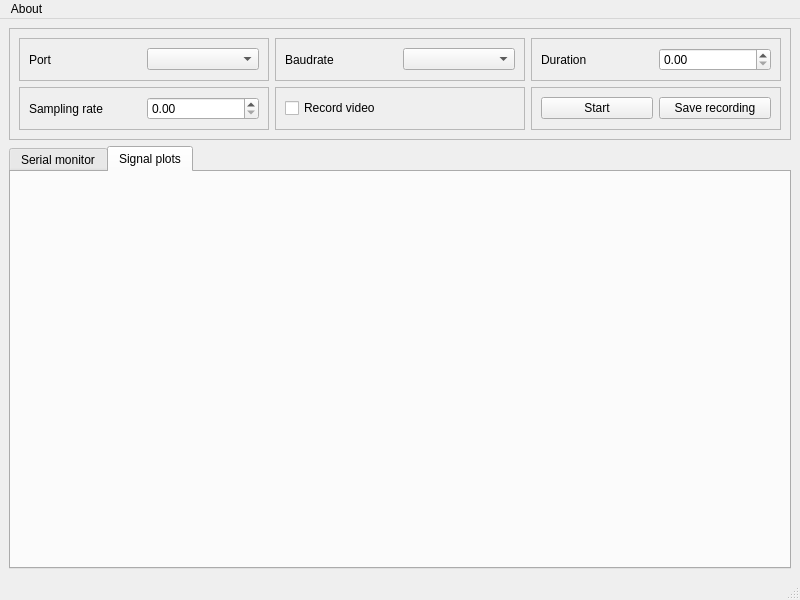
<?xml version="1.0" encoding="UTF-8"?>
<ui version="4.0">
 <class>MainWindow</class>
 <widget class="QMainWindow" name="MainWindow">
  <property name="geometry">
   <rect>
    <x>0</x>
    <y>0</y>
    <width>800</width>
    <height>600</height>
   </rect>
  </property>
  <property name="windowTitle">
   <string>MainWindow</string>
  </property>
  <widget class="QWidget" name="centralwidget">
   <layout class="QVBoxLayout" name="verticalLayout_3">
    <item>
     <widget class="QFrame" name="frame_control">
      <property name="frameShape">
       <enum>QFrame::Shape::StyledPanel</enum>
      </property>
      <property name="frameShadow">
       <enum>QFrame::Shadow::Raised</enum>
      </property>
      <layout class="QGridLayout" name="gridLayout">
       <item row="0" column="2">
        <widget class="QFrame" name="duration_frame">
         <property name="frameShape">
          <enum>QFrame::Shape::StyledPanel</enum>
         </property>
         <property name="frameShadow">
          <enum>QFrame::Shadow::Raised</enum>
         </property>
         <layout class="QHBoxLayout" name="horizontalLayout_5">
          <item>
           <widget class="QLabel" name="label_duration">
            <property name="text">
             <string>Duration</string>
            </property>
           </widget>
          </item>
          <item>
           <widget class="QDoubleSpinBox" name="doubleSpinBox_duration"/>
          </item>
         </layout>
        </widget>
       </item>
       <item row="0" column="1">
        <widget class="QFrame" name="baudrate_frame">
         <property name="frameShape">
          <enum>QFrame::Shape::StyledPanel</enum>
         </property>
         <property name="frameShadow">
          <enum>QFrame::Shadow::Raised</enum>
         </property>
         <layout class="QHBoxLayout" name="horizontalLayout_8">
          <item>
           <widget class="QLabel" name="label_baudrate">
            <property name="text">
             <string>Baudrate</string>
            </property>
           </widget>
          </item>
          <item>
           <widget class="QComboBox" name="comboBox_baudrate"/>
          </item>
         </layout>
        </widget>
       </item>
       <item row="0" column="0">
        <widget class="QFrame" name="port_frame">
         <property name="frameShape">
          <enum>QFrame::Shape::StyledPanel</enum>
         </property>
         <property name="frameShadow">
          <enum>QFrame::Shadow::Raised</enum>
         </property>
         <layout class="QHBoxLayout" name="horizontalLayout_3">
          <item>
           <widget class="QLabel" name="label_port">
            <property name="text">
             <string>Port</string>
            </property>
           </widget>
          </item>
          <item>
           <widget class="QComboBox" name="comboBox_port"/>
          </item>
         </layout>
        </widget>
       </item>
       <item row="1" column="0">
        <widget class="QFrame" name="samplingRate_frame">
         <property name="frameShape">
          <enum>QFrame::Shape::StyledPanel</enum>
         </property>
         <property name="frameShadow">
          <enum>QFrame::Shadow::Raised</enum>
         </property>
         <layout class="QHBoxLayout" name="horizontalLayout_4">
          <item>
           <widget class="QLabel" name="label_samplingRate">
            <property name="text">
             <string>Sampling rate</string>
            </property>
           </widget>
          </item>
          <item>
           <widget class="QDoubleSpinBox" name="doubleSpinBox_samplingRate"/>
          </item>
         </layout>
        </widget>
       </item>
       <item row="1" column="2">
        <widget class="QFrame" name="frame_actionButtons">
         <property name="frameShape">
          <enum>QFrame::Shape::StyledPanel</enum>
         </property>
         <property name="frameShadow">
          <enum>QFrame::Shadow::Raised</enum>
         </property>
         <layout class="QHBoxLayout" name="horizontalLayout">
          <item>
           <widget class="QPushButton" name="pushButton_toggleRecording">
            <property name="autoFillBackground">
             <bool>false</bool>
            </property>
            <property name="text">
             <string>Start</string>
            </property>
           </widget>
          </item>
          <item>
           <widget class="QPushButton" name="pushButton_saveData">
            <property name="text">
             <string>Save recording</string>
            </property>
           </widget>
          </item>
         </layout>
        </widget>
       </item>
       <item row="1" column="1">
        <widget class="QFrame" name="frame_videoCheckbox">
         <property name="frameShape">
          <enum>QFrame::Shape::StyledPanel</enum>
         </property>
         <property name="frameShadow">
          <enum>QFrame::Shadow::Raised</enum>
         </property>
         <layout class="QHBoxLayout" name="horizontalLayout_7">
          <item>
           <widget class="QCheckBox" name="checkBox_video">
            <property name="text">
             <string>Record video</string>
            </property>
           </widget>
          </item>
         </layout>
        </widget>
       </item>
      </layout>
     </widget>
    </item>
    <item>
     <widget class="QTabWidget" name="tabWidget">
      <property name="currentIndex">
       <number>1</number>
      </property>
      <widget class="QWidget" name="tab_serial">
       <attribute name="title">
        <string>Serial monitor</string>
       </attribute>
       <layout class="QHBoxLayout" name="horizontalLayout_2">
        <item>
         <widget class="SerialMonitor" name="plainTextEdit_serial">
          <property name="readOnly">
           <bool>true</bool>
          </property>
         </widget>
        </item>
       </layout>
      </widget>
      <widget class="QWidget" name="tab_plots">
       <attribute name="title">
        <string>Signal plots</string>
       </attribute>
       <layout class="QHBoxLayout" name="horizontalLayout_6">
        <item>
         <widget class="EMGGraphGrid" name="widget_plots" native="true"/>
        </item>
       </layout>
      </widget>
     </widget>
    </item>
   </layout>
  </widget>
  <widget class="QMenuBar" name="menubar">
   <property name="geometry">
    <rect>
     <x>0</x>
     <y>0</y>
     <width>800</width>
     <height>33</height>
    </rect>
   </property>
   <widget class="QMenu" name="menuAbout">
    <property name="title">
     <string>About</string>
    </property>
   </widget>
   <addaction name="menuAbout"/>
  </widget>
  <widget class="QStatusBar" name="statusbar"/>
 </widget>
 <customwidgets>
  <customwidget>
   <class>SerialMonitor</class>
   <extends>QPlainTextEdit</extends>
   <header>core.views.components</header>
  </customwidget>
  <customwidget>
   <class>EMGGraphGrid</class>
   <extends>QWidget</extends>
   <header>core.views.components</header>
   <container>1</container>
  </customwidget>
 </customwidgets>
 <resources/>
 <connections/>
</ui>
